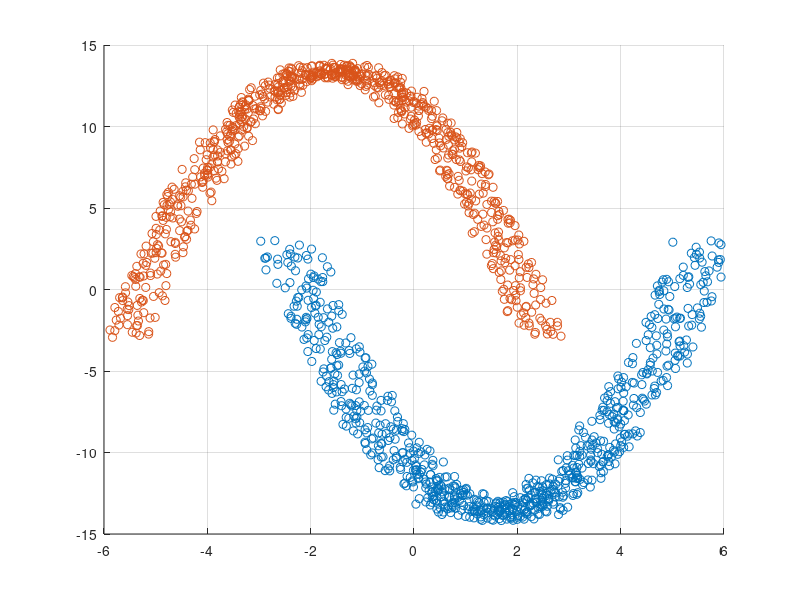

This chart was generated by the following MATLAB code:
% Exercise 3: Kernel function
clear
clc
rng(1);

stepS = 0.1;

t=-4:stepS:4;
tLength = length(t);
thicknes = 10;


DS1=[];
for i=1:tLength
    tSlice = rand(thicknes,2)*1.2;
    x(1:thicknes,1)=tSlice(:,1)+t(i)+1;
    y(1:thicknes,1)=-tSlice(:,2)+t(i)^2-13;
    DS1 = [DS1;x,y];
end

DS2=[];
for i=1:tLength
    tSlice = rand(thicknes,2)*0.9;
    x(1:thicknes,1)=tSlice(:,1)+t(i)-2;
    y(1:thicknes,1)=tSlice(:,2)-t(i)^2+13;
    DS2 = [DS2;x,y];
end

fh(2)=figure(2);
clf(fh(2))
scatter(DS1(:,1),DS1(:,2))
grid on
hold on
scatter(DS2(:,1),DS2(:,2))
hold on
    

DS1 = [DS1, ones(size(DS1,1),1)];
DS2 = [DS2, ones(size(DS2,1),1).*2];

DS=[DS1;DS2];

DS = DS(randperm(size(DS, 1)), :);
save("DS.mat", "DS");